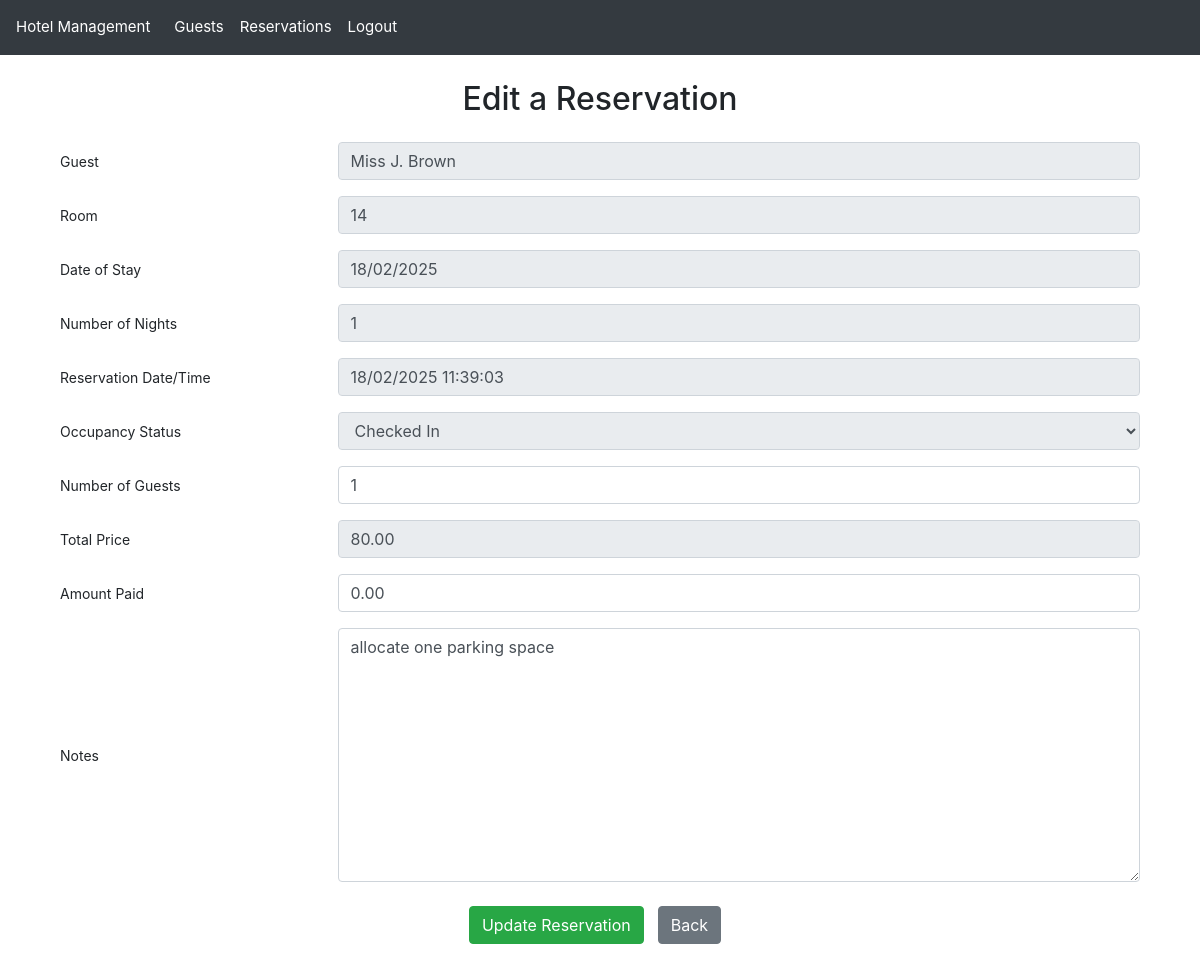
Page /reservation/5/update/ (signed in) on the earlier database version.
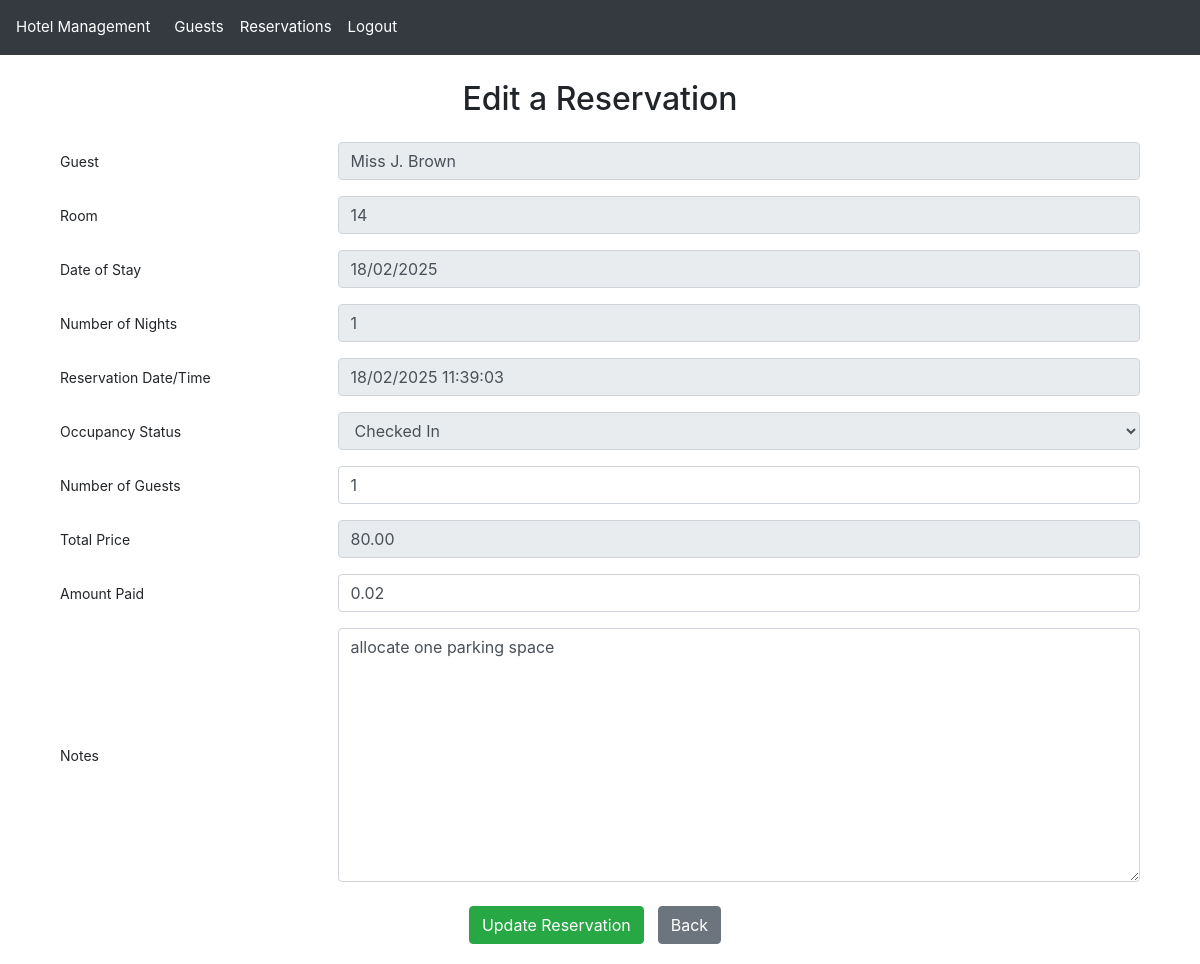
Same page on the later database version.
### hotel_app/models.py (models this page shows, shortened)
class Reservation(models.Model):
    STATUS_CHOICES = [
        ("RE", "Reserved"),  # Initial reservation status
        ("IN", "Checked In"),  # Guest has arrived and checked in
        ("OT", "Checked Out"),  # Guest has completed their stay
    ]
    reservation_id = models.AutoField(
        primary_key=True,
        help_text="Unique identifier for the reservation"
    )
    guest = models.ForeignKey(
        Guest,
        null=True,
        on_delete=models.SET_NULL,
        related_name="reservations",
        help_text="Guest making the reservation"
    )
    room_number = models.ForeignKey(
        Room,
        null=True,
        on_delete=models.SET_NULL,
        related_name="reservations",
        help_text="Room assigned to this reservation"
    )
    reservation_date_time = models.DateTimeField(
        help_text="Date and time when the reservation was made"
    )
    price = models.DecimalField(
        max_digits=6,
        decimal_places=2,
        help_text="Total price for the entire stay"
    )
    amount_paid = models.DecimalField(
        max_digits=6,
        decimal_places=2,
        help_text="Amount already paid by the guest"
    )
    number_of_guests = models.PositiveSmallIntegerField(
        help_text="Number of guests staying in the room"
    )
    start_of_stay = models.DateField(
        help_text="Check-in date"
    )
    length_of_stay = models.PositiveSmallIntegerField(
        help_text="Number of nights booked"
    )
    status_code = models.CharField(
        max_length=2,
        choices=STATUS_CHOICES,
        help_text="Current status of the reservation"
    )
    notes = models.TextField(
        max_length=500,
        blank=True,
        null=True,
        validators=[
            RegexValidator(
                r'^[A-Za-z0-9\-\',\.\!\?\s]+$',
                message="Notes can only contain letters, numbers, basic punctuation and spaces"
            )
        ],
        help_text="Additional notes or special requests for the reservation"
    )

### hotel_app/views.py (the view)
# urls.py: path("reservation/<int:reservation_id>/update/", views.reservation_update_view, name="reservation_update"),  # Edit a Reservation
@login_required
def reservation_update_view(request, reservation_id):
    reservation = Reservation.objects.get(reservation_id=reservation_id)
    guest = reservation.guest
    room = reservation.room_number
    status_code = request.GET.get('status_code')
    if status_code == "IN":
        reservation.status_code = "IN"
        title = 'Check-in a Reservation'
        save_button_text = 'Save Check-in'
    elif status_code == "OT":
        reservation.status_code = "OT"
        title = 'Check-out a Reservation'
        save_button_text = 'Save Check-out'
    else:
        title = 'Edit a Reservation'
        save_button_text = 'Update Reservation'
    if request.method == 'POST':
        logger.info(f"Processing reservation update: {request.POST}")
        form = ReservationForm(request.POST, instance=reservation)
        if form.is_valid():
            form.save()
            logger.info("Reservation updated successfully")
            return redirect('reservation_list')
        else:
            logger.warning("Reservation update form validation failed")
            logger.info(f"Form errors: {form.errors}")
            messages.error(request, "Please correct the errors below.")
    else:
        form = ReservationForm(instance=reservation)
    context = {
        'form': form,
        'title': title,
        'save_button_text': save_button_text,
    }
    return render(request, 'reservation_form.html', context)

### hotel_app/models.py (called while the page is built)
    @property
    def display_name(self):
        display_name = f"{self.title} {self.first_name[0]}. {self.last_name}"
        logger.info(f"Guest display_name property called: {display_name}")
        return display_name

    def __str__(self):
        room_str = f"{self.room_number}"
        logger.info(f"Room __str__ called: {room_str}")
        return room_str

### hotel_app/templatetags/custom_filters.py (called while the page is built)
@register.filter(name='is_in_group')
def is_in_group(user, group_name):
    return user.groups.filter(name=group_name).exists()

### hotel_app/templates/reservation_form.html (shortened to what this page needs)
{% extends "base.html" %}
{% load static %}
{% load widget_tweaks %}
{% block content %}
<div class="container mt-4">
    <h2 class="text-center mb-4">{{ title }}</h2>
    <form method="POST" class="needs-validation" novalidate>
        {% for field in form %}
            <div class="form-group row mb-3">
                <label for="{{ field.id_for_label }}" class="col-md-3 col-form-label text-left">{{ field.label }}</label>
                <div class="col-md-9">
                    {% if field.name == 'number_of_guests' %}
                        {% render_field field class="form-control" type="number" min="1" data-max-guests=room_type.maximum_guests %}
                    {% elif field.name == 'amount_paid' %}
                        {% render_field field class="form-control" type="number" min="0" step="0.01" data-max-price=price %}
                    {% else %}
                        {% render_field field class="form-control" %}
                    {% endif %}
                </div>
            </div>
        {% endfor %}
        <div class="button-group text-center mt-4">
            <button class="btn btn-success" type="submit">{{ save_button_text }}</button>
            <button type="button" class="btn btn-secondary ms-2" onclick="history.back()">Back</button>
        </div>
    </form>
</div>
{% endblock %}

Differences in the rows shown:
changed Reservation "Checked In": amount_paid "0.00" → "0.02"
